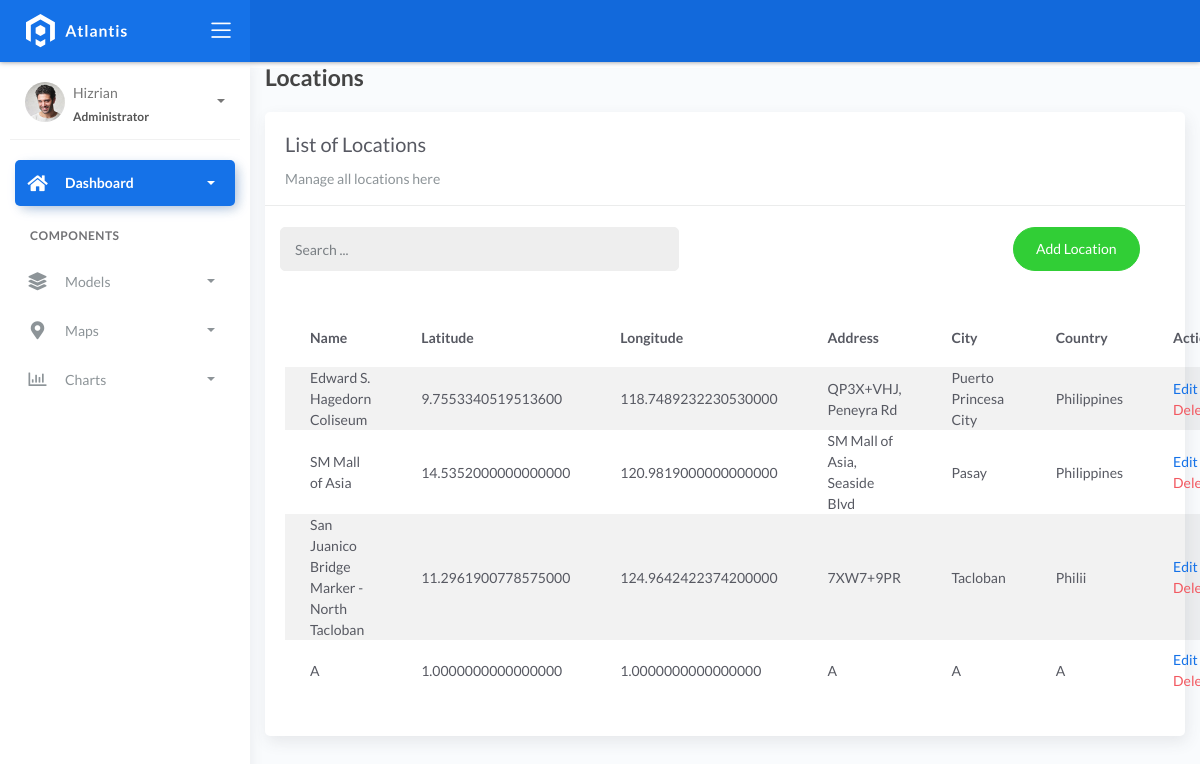
Page /locations/ on the earlier database version.
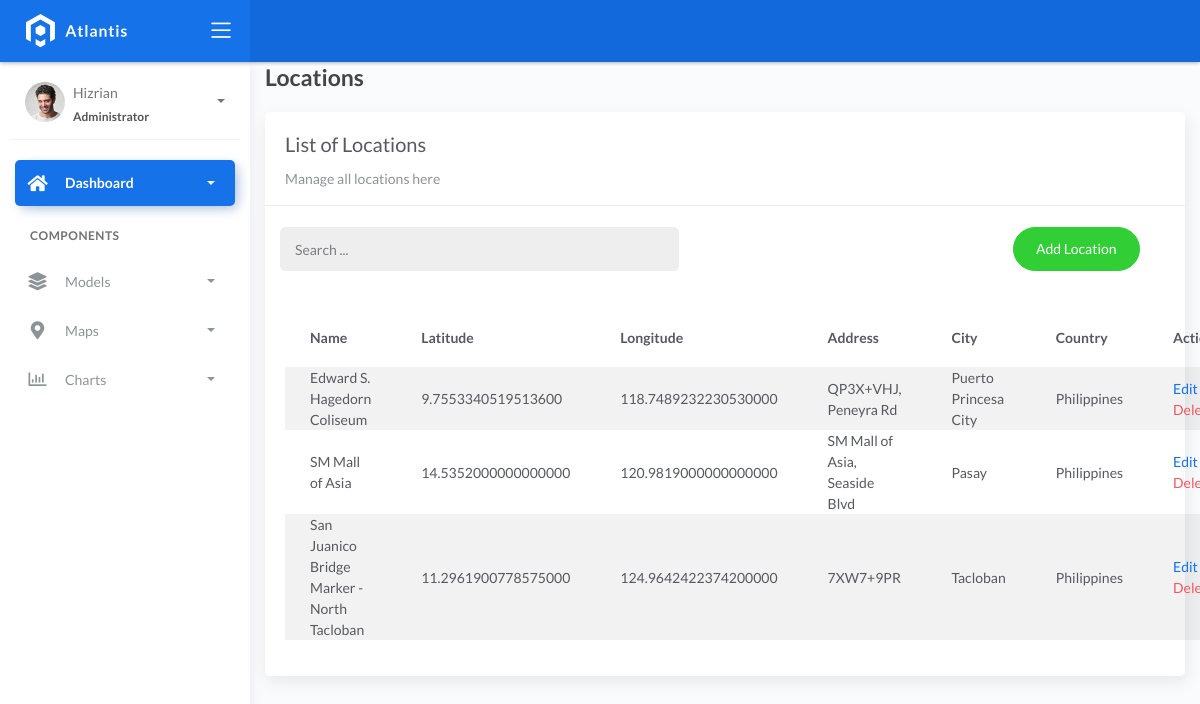
Same page on the later database version.
### fire/models.py (models this page shows)
class BaseModel(models.Model):
    created_at = models.DateTimeField(auto_now_add=True, db_index=True)
    updated_at = models.DateTimeField(auto_now=True)
    class Meta:
        abstract = True

class Locations(BaseModel):
    name = models.CharField(max_length=150)
    latitude = models.DecimalField(
        max_digits=22, decimal_places=16, null=True, blank=True)
    longitude = models.DecimalField(
        max_digits=22, decimal_places=16, null=True, blank=True)
    address = models.CharField(max_length=150)
    city = models.CharField(max_length=150)  # can be in separate table
    country = models.CharField(max_length=150)  # can be in separate table

### fire/views.py (the view)
# urls.py: path('locations/', views.LocationListView.as_view(), name='locations_list'),
class LocationListView(ListView):
    model = Locations
    template_name = "locations/list.html"
    context_object_name = "locations"
    paginate_by = 5

### templates/locations/list.html (shortened to what this page needs)
{% extends 'base.html' %} {% load static %} {% block content %}
<div class="content">
    <div class="container-fluid">
        <h4 class="page-title">Locations</h4>
        <div class="row">
            <div class="col-md-12">
                <div class="card">
                    <div class="card-header">
                        <div class="card-title">List of Locations</div>
                        <div class="card-category">Manage all locations here</div>
                    </div>
                    <br />
                    <div class="col-md-12 row">
                        <div class="col-md-6">
                            <form class="navbar-left navbar-form nav-search mr-md-3" action="{% url 'locations_list' %}">
                                <div class="input-group">
                                    <input type="text" placeholder="Search ... " class="form-control" name="q" />
                                    <div class="input-group-append">
                                        <span class="input-group-text">
                                        </span>
                                    </div>
                                </div>
                            </form>
                        </div>
                        <div class="col-md-6">
                            <div class="pull-right">
                                <a href="{% url 'locations_create' %}" class="btn btn-success btn-rounded">Add Location</a>
                            </div>
                        </div>
                    </div>
                    <div class="card-body">
                        <table class="table table-striped mt-3">
                            <thead>
                                <tr>
                                    <th scope="col">Name</th>
                                    <th scope="col">Latitude</th>
                                    <th scope="col">Longitude</th>
                                    <th scope="col">Address</th>
                                    <th scope="col">City</th>
                                    <th scope="col">Country</th>
                                    <th scope="col">Action</th>
                                </tr>
                            </thead>
                            <tbody>
                                {% for location in object_list %}
                                <tr>
                                    <td>{{ location.name }}</td>
                                    <td>{{ location.latitude }}</td>
                                    <td>{{ location.longitude }}</td>
                                    <td>{{ location.address }}</td>
                                    <td>{{ location.city }}</td>
                                    <td>{{ location.country }}</td>
                                    <td>
                                        <a href="{% url 'locations_update' location.id %}">Edit</a>
                                        <a href="{% url 'locations_delete' location.id %}" class="text-danger">Delete</a>
                                    </td>
                                </tr>
                                {% empty %}
                                <tr>
                                    <td colspan="7" style="text-align: center;">
                                        <p class="text-sm font-weight-bold mb-0">No Records Found</p>
                                    </td>
                                </tr>
                                {% endfor %}
                            </tbody>
                        </table>
                    </div>
                </div>
            </div>
        </div>
    </div>
</div>
{% endblock %}

Differences in the rows shown:
removed Locations: name "A", latitude "1.0000000000000000", longitude "1.0000000000000000", address "A", city "A", country "A"
changed Locations "San Juanico Bridge Marker - North Tacloban": country "Philii" → "Philippines"
